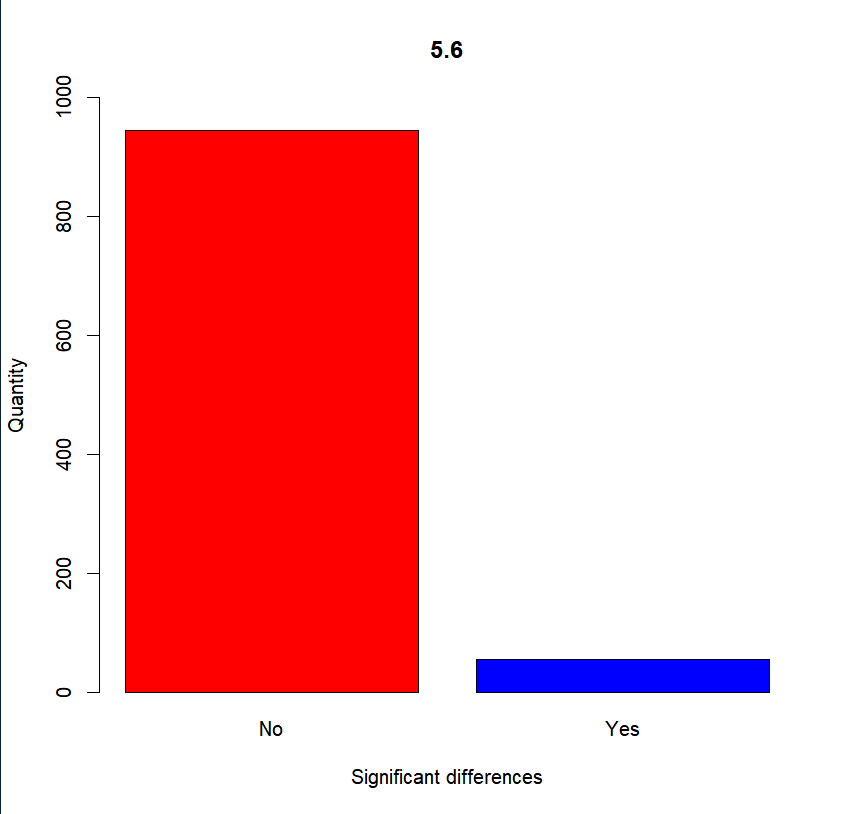

The R source for this figure:
M = 0
D = 1

false_alarm <- function(m, n, a) {
  # Creating empty data frame with n observations (rows) and m samples (columns)
  d <- data.frame(matrix(0, n, m))
  # Creating matrix of the possible combinations of variables for the future t-test 
  s <- combn(1:m, 2)
  # Creating vector with length 1000 for subsequent recording 1000 test samples 
  x <- vector("numeric", 1000)
  
  # Creating our own simplified version of t-test that only return
  # p.value (makes the whole function much faster)
  t_test_pval <- function(x, y) {
    se <- sqrt((var(x) + var(y))/n)
    t_stat <- (mean(x) - mean(y))/se
    df <- n + n - 2
    pval <- 2*pt(abs(t_stat), df, lower.tail = F)
    pval
  }
  
  for (q in 1:1000) {
    d <- data.frame(apply(d, 2, function(i) rnorm(n)))
    # Filling empty data frame with random samples (extract from the general population)
    for (i in 1:ncol(s)) {
      TEST <- t_test_pval(d[, s[1, i]], d[, s[2, i]])
      if(TEST < a) x[q] <- 1
      if(TEST < a) break
    }
  }
  x <- as.data.frame(table(x))
  barplot(x$Freq, names.arg = c("No", "Yes"),
          col = c("Red", "Blue"),
          main = x$Freq[2]/100000*100,
          ylab = "Quantity",
          xlab = "Significant differences",
          ylim = c(0,1000))
}

false_alarm(2, 30, 0.05)
